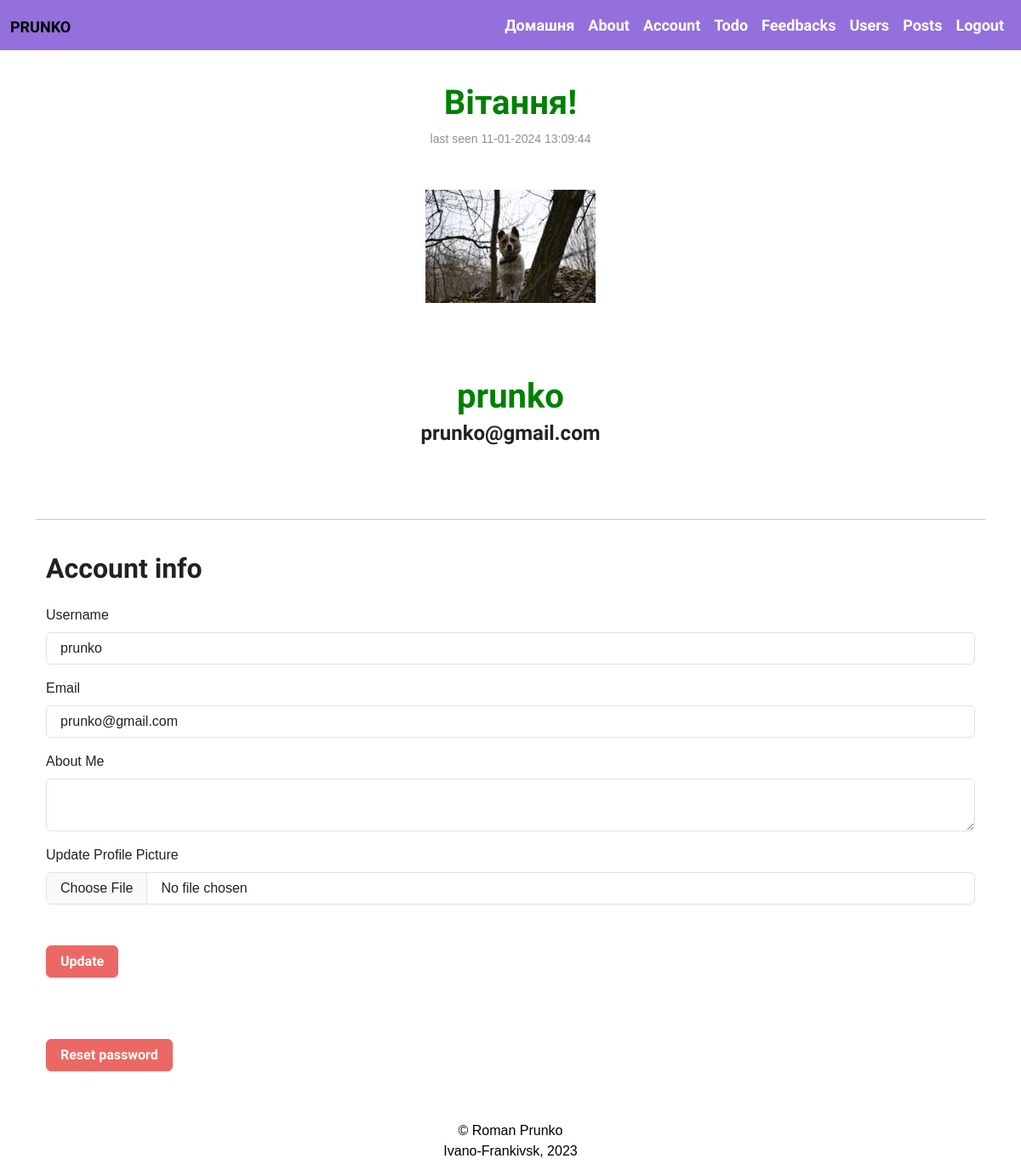
/account (signed in), run on the app's committed database.
### app/authentication/models.py (models this page shows, shortened)
class User(db.Model, UserMixin):
    __tablename__ = "users"
    id = db.Column(db.Integer, primary_key=True)
    username = db.Column(db.String(20), unique=True, nullable=False)
    email = db.Column(db.String(120), unique=True, nullable=False)
    image = db.Column(db.String(20),  nullable=False, default="default.jpg")
    password = db.Column(db.String(120), nullable=False)
    aboutMe = db.Column(db.String(500), nullable=True, default="")
    lastSeen = db.Column(db.DateTime, default=datetime.now())
    posts = db.relationship('Post', backref='author', lazy=True)

### app/authentication/views.py (the view)
@auth.route('/account', methods=["GET", "POST"])
@login_required
def account():
    form = UpdateAccountForm()
    if form.validate_on_submit():
        if form.image.data:
            newImage = add_account_img(form.image.data)
            current_user.image = newImage
        current_user.username = form.username.data
        current_user.email = form.email.data
        current_user.aboutMe = form.aboutMe.data
        db.session.commit()
        flash('Account Updated', "success")
        return redirect(url_for('auth.account'))
    elif request.method == "GET":
        form.username.data = current_user.username
        form.email.data = current_user.email
        form.aboutMe.data = current_user.aboutMe
    return render_template('account.html', form=form)

### app/authentication/forms.py (shortened to what this page needs)
class UpdateAccountForm(FlaskForm):
    username = StringField("Username", validators=[Length(min=4, max=10),
                                                   Regexp('^[A-Za-z][a-zA-Z0-9._]+$', 0,
                                                            "username must have only letters, numbers, dots or underscores")])
    email = EmailField("Email", validators=[Email("Please enter your email address")])
    image = FileField('Update Profile Picture', validators=[FileAllowed(['jpg', 'png'])])
    aboutMe = TextAreaField("About Me")
    submit = SubmitField("Update")

### app/authentication/models.py (called while the page is built)
@login_manager.user_loader
def user_loader(user_id):
    return User.query.get(int(user_id))

### app/authentication/views.py (called while the page is built)
@auth.after_request
def after_request(response):
    if current_user:
        current_user.lastSeen = datetime.now()
        try:
            db.session.commit()
        except:
            flash('Error while update user last seen!', 'danger')
        return response

### app/authentication/templates/authentication/account.html (shortened to what this page needs)
{% from 'fieldMacro.html' import displayField %}
{% extends 'base.html' %}
{% block content %}
    <div class="container text-center mt-10">
        <small class="text-body-tertiary">
            last seen {{ current_user.lastSeen.strftime("%d-%m-%Y %H:%M:%S") }}
        </small>
        <br><br><br>
        <img src="{{ url_for('static', filename='images/' + current_user.image) }}" alt="Photo" class="accountPhoto">
        <br><br>
        <h1>{{ current_user.username }}</h1>
        <h4>{{ current_user.email }}</h4>
        <br>
    </div>
    <br><hr>
    <div class="container">
        <br>
        <h2>Account info</h2>
        <div class="width-300">
            <form method="POST" novalidate enctype="multipart/form-data">
                {{ displayField(form.username, "Username") }}
                {{ displayField(form.email, "Email") }}
                {{ displayField(form.aboutMe, "") }}
                {{ displayField(form.image, "") }}
                <br><br>
                {{ form.submit(class="btn btn-primary width-100 negative-mt-20") }}
            </form>
            <br><br><br>
            <a href="{{ url_for('auth.resetPassword') }}">
                <button class="btn btn-primary width-100">Reset password</button>
            </a>
        </div>
    </div>
    <br><br>
{% endblock %}

### app/templates/fieldMacro.html
{% macro displayField(field, placeholderValue) %}
    {% if field.errors %}
        <div class="form-group">
            {{ field.label(class="mt-3") }}
            {{ field(class='form-control is-invalid mt-2', placeholder=placeholderValue, **kwargs) }}
            <ul>
                {% for error in field.errors %}
                    <li class="text-danger mt-1">{{ error }}</li>
                {% endfor %}
            </ul>
        </div>
    {% else %}
        <div class="form-group">
            {{ field.label(class="mt-3") }}
            {{ field(class='form-control mt-2', placeholder=placeholderValue, **kwargs) }}
        </div>
    {% endif %}
{% endmacro %}

### app/static/css/styles.css (style rules this page uses)
body { font-family: 'Arial', sans-serif; }
.container h1 { padding-top: 40px; text-align: center; color: #008000; }
.container h4 { text-align: center; }
.container img { display: block; margin: 0 auto; }

### data on the page
User: lastSeen "11-01-2024 13:09:44", image (picture), username "prunko", email "prunko@gmail.com"

### other printed values
{{ name }} "Домашня" "About" "Account" "Todo" "Feedbacks" "Users" "Posts" "Logout"
{{ field.label(class="mt-3") }} "Username Email About Me Update Profile Picture"
